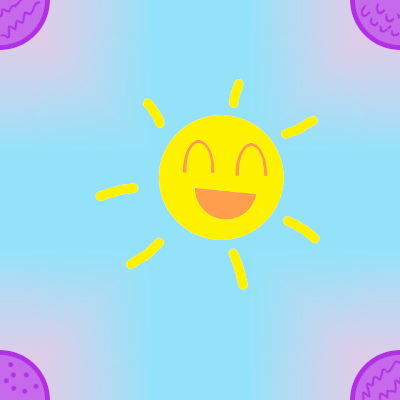
#> input picture Mountains/blank.png, 400 x 400 px, found by its file name; its folder holds only this picture in this run
$ python generate_rules.py
#> lines starting #> are read from the running program, lines starting #| are printed output that depends on the picture
import os
import json
from PIL import Image

TILE_FOLDER = "Mountains"  # folder with PNG tiles
OUTPUT_FILEPATH = "Mountains/generated_rules_rotated_color.json"

def get_edge_colors(image):
    w, h = image.size
    pixels = image.load()

    return {
        "Up": pixels[w // 2, 0],
        "Down": pixels[w // 2, h - 1],
        "Left": pixels[0, h // 2],
        "Right": pixels[w - 1, h // 2],
    }

def rotate_connections(conns, rotation):
    if rotation == 90:
        return {
            "Up": conns["Left"],
            "Right": conns["Up"],
            "Down": conns["Right"],
            "Left": conns["Down"]
        }
    elif rotation == 180:
        return {
            "Up": conns["Down"],
            "Right": conns["Left"],
            "Down": conns["Up"],
            "Left": conns["Right"]
        }
    elif rotation == 270:
        return {
            "Up": conns["Right"],
            "Right": conns["Down"],
            "Down": conns["Left"],
            "Left": conns["Up"]
        }
    return conns

def load_tile_edges_with_rotations():
    tiles = {}

    for filename in os.listdir(TILE_FOLDER):
        if not filename.endswith(".png"):
            continue

        path = os.path.join(TILE_FOLDER, filename)
        base_image = Image.open(path).convert("RGB")
        base_name = os.path.splitext(filename)[0]

        edge_colors = get_edge_colors(base_image)
#> edge_colors = {'Up': (148, 226, 249), 'Down': (148, 226, 249), 'Left': (148, 226, 249), 'Right': (148, 226, 249)}

        for angle in [0, 90, 180, 270]:
            rotated_image = base_image.rotate(-angle, expand=True)
            edge_colors = get_edge_colors(rotated_image)

            conns = {dir: color for dir, color in edge_colors.items()}
            tile_name = f"{base_name}" if angle == 0 else f"{base_name}_{angle}"
            tiles[tile_name] = conns
#> this loop made 4 passes
#> pass 2, in load_tile_edges_with_rotations, `rotated_image = base_image.rotate(-angle, expand=True)`:
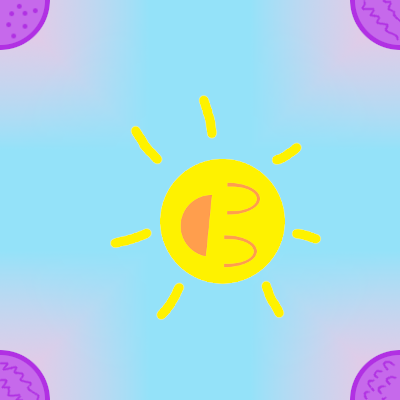
#> rotated_image: PIL image 400x400 RGB; mean R, G, B 175.6, 215.9, 223.3
#> pass 3, in load_tile_edges_with_rotations, `rotated_image = base_image.rotate(-angle, expand=True)`:
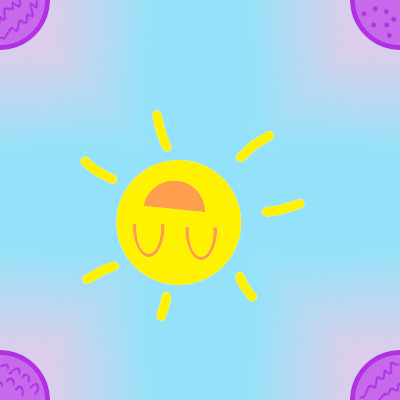
#> rotated_image: PIL image 400x400 RGB; mean R, G, B 175.6, 215.9, 223.3
#> after the loop:
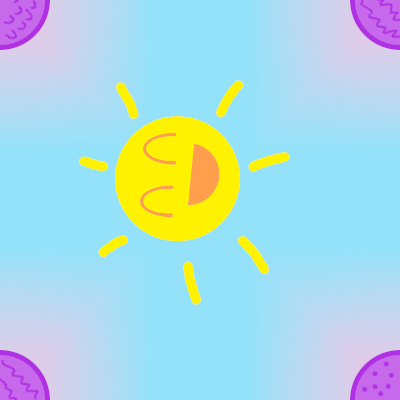
#> rotated_image: PIL image 400x400 RGB; mean R, G, B 175.6, 215.9, 223.3
#> after the loop, tiles = 4 items

    return tiles

def generate_rules(tiles):
    rules = []

    for name, conns in tiles.items():
        rule = {
            "TileName": name,
            "Neighbors": [],
        }
        up = []
        down = []
        right = []
        left = []

        for other_name, other_conns in tiles.items():
            if conns["Up"] == other_conns["Down"]:
                up.append(other_name)
            if conns["Down"] == other_conns["Up"]:
                down.append(other_name)
            if conns["Left"] == other_conns["Right"]:
                left.append(other_name)
            if conns["Right"] == other_conns["Left"]:
                right.append(other_name)

        rule["Neighbors"].append(up)
        rule["Neighbors"].append(down)
        rule["Neighbors"].append(left)
        rule["Neighbors"].append(right)
        rules.append(rule)

    return rules

if __name__ == "__main__":
    tile_connections = load_tile_edges_with_rotations()
#> tile_connections = 4 items
    rules = generate_rules(tile_connections)
#> the loop in generate_rules, `for name, conns in tiles.items():` made 4 passes
#> name on passes 1 to 4: 'blank', 'blank_90', 'blank_180', 'blank_270'
#> rules = 4 items

    with open(OUTPUT_FILEPATH, "w") as f:
        json.dump(rules, f, indent=2)

$ run again, on Mountains/up.png
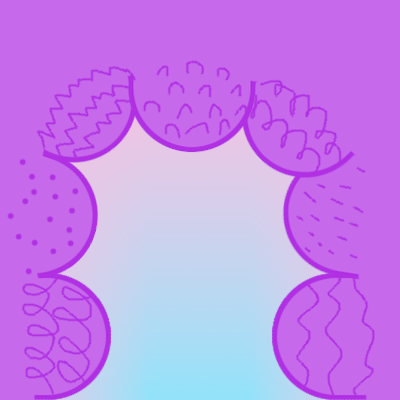
#> input picture Mountains/up.png, 400 x 400 px, found by its file name
#> in load_tile_edges_with_rotations, `edge_colors = get_edge_colors(base_image)`: edge_colors = {'Up': (198, 105, 235), 'Down': (148, 226, 249), 'Left': (198, 105, 235), 'Right': (198, 105, 235)}
#> the loop in load_tile_edges_with_rotations, `for angle in [0, 90, 180, 270]:` made 4 passes
#> pass 3, in load_tile_edges_with_rotations, `rotated_image = base_image.rotate(-angle, expand=True)`:
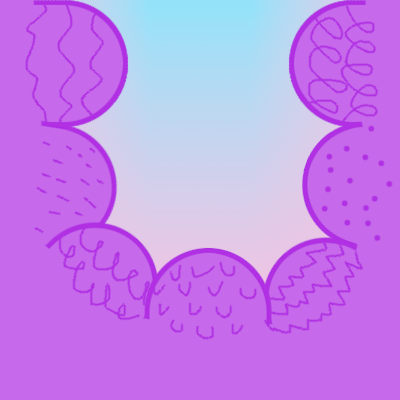
#> rotated_image: PIL image 400x400 RGB; mean R, G, B 195.9, 133.8, 235.5
#> after the loop in load_tile_edges_with_rotations, `for angle in [0, 90, 180, 270]:`:
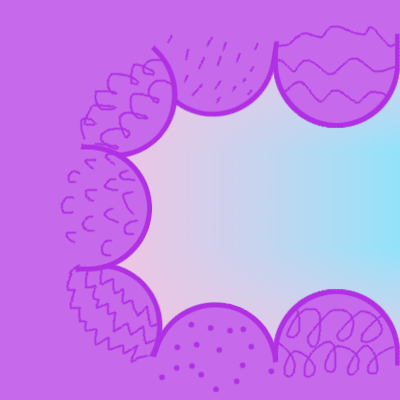
#> rotated_image: PIL image 400x400 RGB; mean R, G, B 195.9, 133.8, 235.5
#> after the loop in load_tile_edges_with_rotations, `for angle in [0, 90, 180, 270]:`: tiles = 4 items
#> the loop in generate_rules, `for name, conns in tiles.items():` made 4 passes
#> name on passes 1 to 4: 'up', 'up_90', 'up_180', 'up_270'

$ run again, on Mountains/down.png
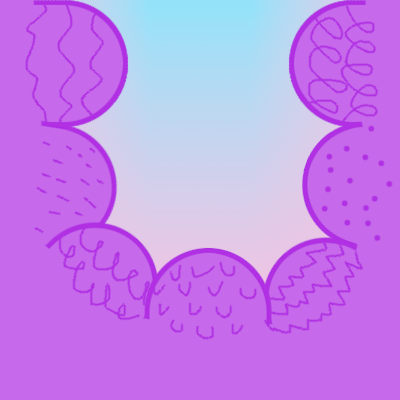
#> input picture Mountains/down.png, 400 x 400 px, found by its file name
#> in load_tile_edges_with_rotations, `edge_colors = get_edge_colors(base_image)`: edge_colors = {'Up': (148, 226, 249), 'Down': (198, 105, 235), 'Left': (198, 105, 235), 'Right': (198, 105, 235)}
#> the loop in load_tile_edges_with_rotations, `for angle in [0, 90, 180, 270]:` made 4 passes
#> pass 3, in load_tile_edges_with_rotations, `rotated_image = base_image.rotate(-angle, expand=True)`:
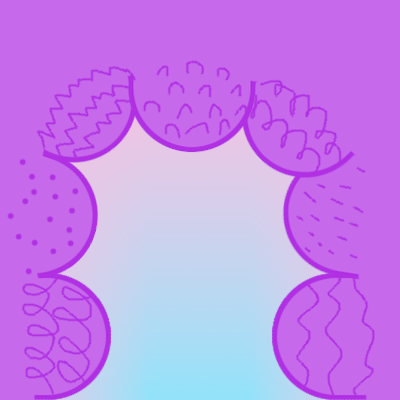
#> rotated_image: PIL image 400x400 RGB; mean R, G, B 195.9, 133.8, 235.5
#> after the loop in load_tile_edges_with_rotations, `for angle in [0, 90, 180, 270]:`:
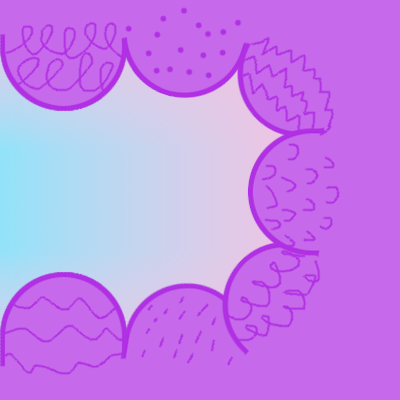
#> rotated_image: PIL image 400x400 RGB; mean R, G, B 195.9, 133.8, 235.5
#> after the loop in load_tile_edges_with_rotations, `for angle in [0, 90, 180, 270]:`: tiles = 4 items
#> the loop in generate_rules, `for name, conns in tiles.items():` made 4 passes
#> name on passes 1 to 4: 'down', 'down_90', 'down_180', 'down_270'

$ run again, on Mountains/left.png
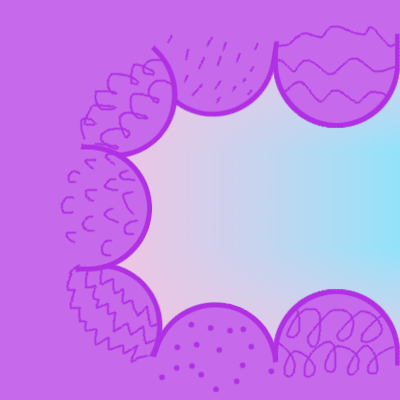
#> input picture Mountains/left.png, 400 x 400 px, found by its file name
#> in load_tile_edges_with_rotations, `edge_colors = get_edge_colors(base_image)`: edge_colors = {'Up': (198, 105, 235), 'Down': (198, 105, 235), 'Left': (198, 105, 235), 'Right': (148, 226, 249)}
#> the loop in load_tile_edges_with_rotations, `for angle in [0, 90, 180, 270]:` made 4 passes
#> pass 3, in load_tile_edges_with_rotations, `rotated_image = base_image.rotate(-angle, expand=True)`:
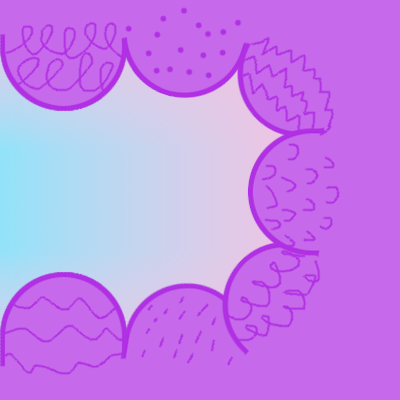
#> rotated_image: PIL image 400x400 RGB; mean R, G, B 195.9, 133.8, 235.5
#> after the loop in load_tile_edges_with_rotations, `for angle in [0, 90, 180, 270]:`:
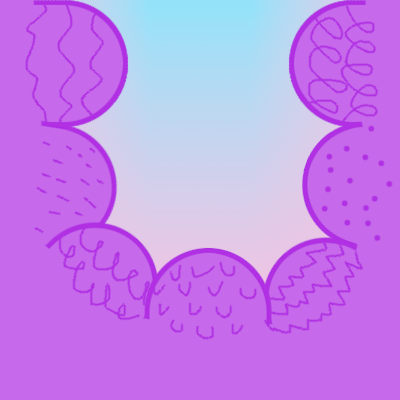
#> rotated_image: PIL image 400x400 RGB; mean R, G, B 195.9, 133.8, 235.5
#> after the loop in load_tile_edges_with_rotations, `for angle in [0, 90, 180, 270]:`: tiles = 4 items
#> the loop in generate_rules, `for name, conns in tiles.items():` made 4 passes
#> name on passes 1 to 4: 'left', 'left_90', 'left_180', 'left_270'

$ run again, on Mountains/right.png
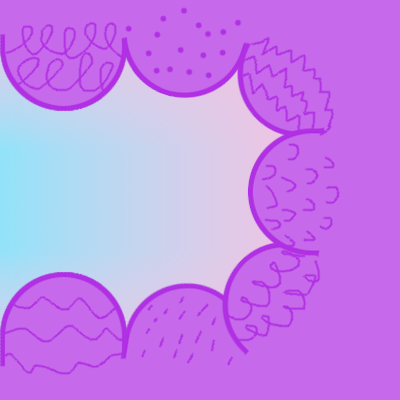
#> input picture Mountains/right.png, 400 x 400 px, found by its file name
#> in load_tile_edges_with_rotations, `edge_colors = get_edge_colors(base_image)`: edge_colors = {'Up': (198, 105, 235), 'Down': (198, 105, 235), 'Left': (148, 226, 249), 'Right': (198, 105, 235)}
#> the loop in load_tile_edges_with_rotations, `for angle in [0, 90, 180, 270]:` made 4 passes
#> pass 3, in load_tile_edges_with_rotations, `rotated_image = base_image.rotate(-angle, expand=True)`:
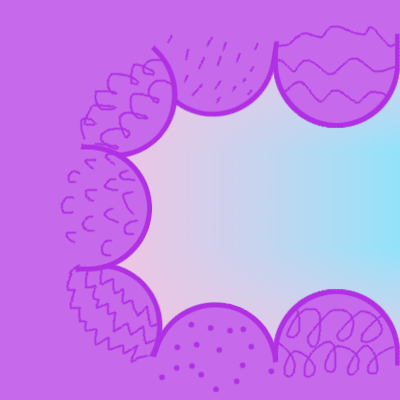
#> rotated_image: PIL image 400x400 RGB; mean R, G, B 195.9, 133.8, 235.5
#> after the loop in load_tile_edges_with_rotations, `for angle in [0, 90, 180, 270]:`:
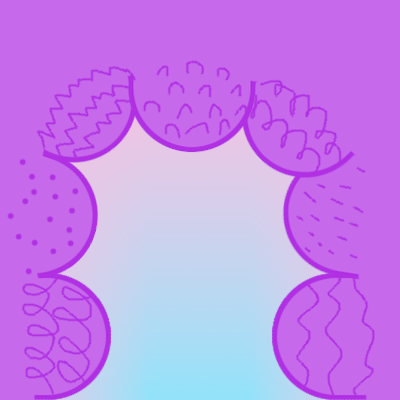
#> rotated_image: PIL image 400x400 RGB; mean R, G, B 195.9, 133.8, 235.5
#> after the loop in load_tile_edges_with_rotations, `for angle in [0, 90, 180, 270]:`: tiles = 4 items
#> the loop in generate_rules, `for name, conns in tiles.items():` made 4 passes
#> name on passes 1 to 4: 'right', 'right_90', 'right_180', 'right_270'
